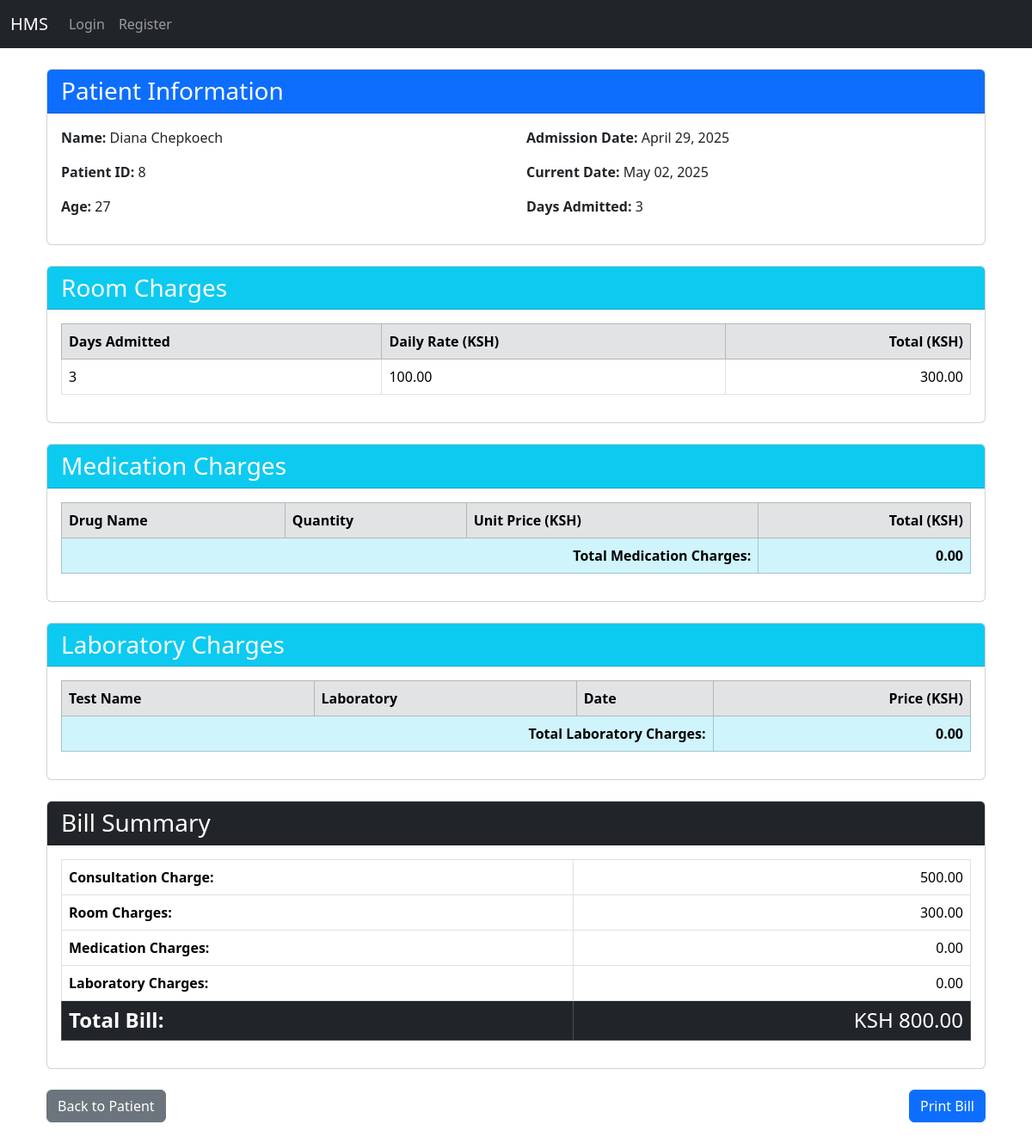
Before: /patients/billing/8/ with the older database file.
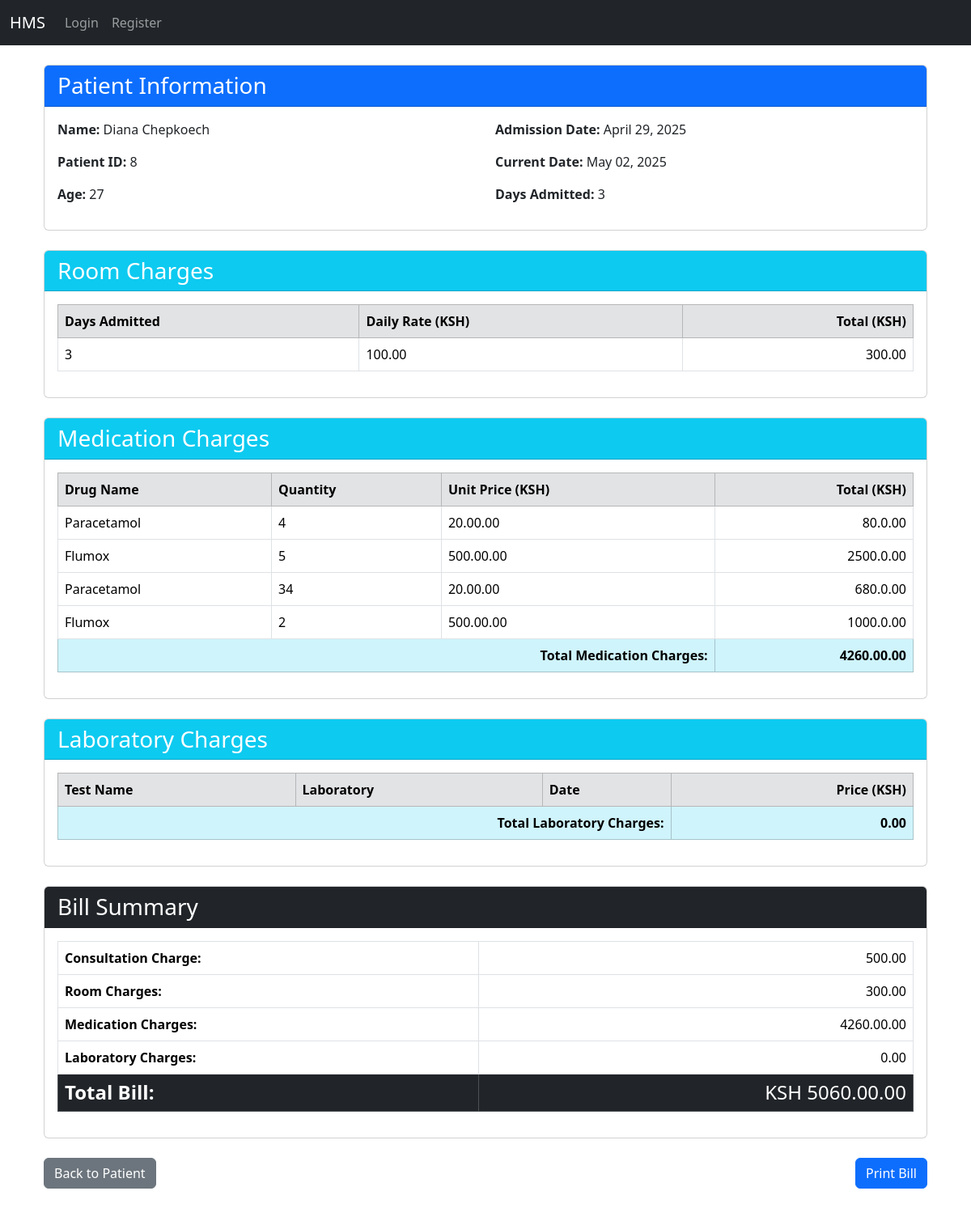
After: the same page with the newer database file.
### drugs/models.py (models this page shows, shortened)
class DrugIssue(models.Model):
    drug = models.ForeignKey(Drug, on_delete=models.CASCADE)
    patient = models.ForeignKey(Patient_register, on_delete=models.CASCADE)  # Foreign key to Patient_register
    quantity_issued = models.IntegerField()
    issue_date = models.DateField(auto_now_add=True)

class Drug(models.Model):
    name = models.CharField(max_length=100)
    quantity = models.IntegerField()
    expiry_date = models.DateField()
    price = models.DecimalField(max_digits=10, decimal_places=2)

### patients/views.py (the view)
# urls.py: path("billing/<int:id>/", views.billing, name="billing"),
def billing(request, id):
    try:
        patient = get_object_or_404(Patient_register, id=id)
        drug_issues = DrugIssue.objects.filter(patient=patient)
        lab_results = LabaratoryTestResult.objects.filter(patient=patient)
        if patient.is_discharged:
            messages.error(request, "Patient is already discharged and billed.")
            return redirect('pat_view', id=id)
        admission_date = patient.adm_date
        current_date = datetime.now().date()
        days_admitted = (current_date - admission_date).days or 1  # Minimum 1 day
        consultation_charge = 500
        daily_room_charge = 100
        total_room_charge = daily_room_charge * days_admitted
        medication_total = sum(
            issue.drug.price * issue.quantity_issued
            for issue in drug_issues
        )
        laboratory_total = sum(
            result.labaratory_test.test_price
            for result in lab_results
        )
        total_bill = {
            'consultation_charge': consultation_charge,
            'room_charge': total_room_charge,
            'medication_charge': medication_total,
            'laboratory_charge': laboratory_total,
            'days_admitted': days_admitted,
            'daily_room_rate': daily_room_charge,
            'total': consultation_charge + total_room_charge + medication_total + laboratory_total
        }
        context = {
            'patient': patient,
            'drug_issues': drug_issues,
            'lab_results': lab_results,
            'bill': total_bill,
            'admission_date': admission_date,
            'current_date': current_date,
        }
        return render(request, 'patients/billing.html', context)
    except Patient_register.DoesNotExist:
        messages.error(request, "Patient not found.")
        return redirect('all_patients')
    except Exception as e:
        messages.error(request, f"An error occurred: {str(e)}")
        return redirect('all_patients')

### patients/templatetags/custom_filters.py (called while the page is built)
@register.filter(name='multiply')
def multiply(value, arg):
    try:
        return float(value) * float(arg)
    except (ValueError, TypeError):
        return 0

### templates/patients/billing.html (shortened to what the changed rows need)
{% extends 'base.html' %}
{% load custom_filters %}
{% block content %}
<div class="container mt-4">
    <div class="card mb-4">
        <div class="card-body">
            <table class="table table-bordered">
                <thead class="table-secondary">
                    <tr>
                        <th>Days Admitted</th>
                        <th>Daily Rate (KSH)</th>
                        <th class="text-end">Total (KSH)</th>
                    </tr>
                </thead>
            </table>
        </div>
    </div>
    <div class="card mb-4">
        <div class="card-body">
            <div class="table-responsive">
                <table class="table table-bordered">
                    <thead class="table-secondary">
                        <tr>
                            <th>Drug Name</th>
                            <th>Quantity</th>
                            <th>Unit Price (KSH)</th>
                            <th class="text-end">Total (KSH)</th>
                        </tr>
                    </thead>
                    <tbody>
                        {% for issue in drug_issues %}
                        <tr>
                            <td>{{ issue.drug.name }}</td>
                            <td>{{ issue.quantity_issued }}</td>
                            <td>{{ issue.drug.price }}.00</td>
                            <td class="text-end">{{ issue.drug.price|multiply:issue.quantity_issued }}.00</td>
                        </tr>
                        {% endfor %}
                        <tr class="table-info">
                            <td class="text-end"><strong>{{ bill.medication_charge }}.00</strong></td>
                        </tr>
                    </tbody>
                </table>
            </div>
        </div>
    </div>
    <div class="card mb-4">
        <div class="card-body">
            <div class="table-responsive">
                <table class="table table-bordered">
                    <thead class="table-secondary">
                        <tr>
                            <th>Test Name</th>
                            <th>Laboratory</th>
                            <th>Date</th>
                            <th class="text-end">Price (KSH)</th>
                        </tr>
                    </thead>
                </table>
            </div>
        </div>
    </div>
    <div class="card mb-4">
        <div class="card-body">
            <table class="table table-bordered">
                <tbody>
                    <tr>
                        <td><strong>Medication Charges:</strong></td>
                        <td class="text-end">{{ bill.medication_charge }}.00</td>
                    </tr>
                    <tr class="table-dark">
                        <td class="text-end"><h4 class="mb-0">KSH {{ bill.total }}.00</h4></td>
                    </tr>
                </tbody>
            </table>
        </div>
    </div>
</div>
{% endblock %}

Changed rows visible on the page:
added DrugIssue: drug.name "Paracetamol", quantity_issued "4", drug.price "20.00", drug.price|multiply "80.0"
added DrugIssue: drug.name "Flumox", quantity_issued "5", drug.price "500.00", drug.price|multiply "2500.0"
added DrugIssue: drug.name "Paracetamol", quantity_issued "34", drug.price "20.00", drug.price|multiply "680.0"
added DrugIssue: drug.name "Flumox", quantity_issued "2", drug.price "500.00", drug.price|multiply "1000.0"
Other visible differences:
{{ bill.medication_charge }}: "0" → "4260.00"
{{ bill.total }}: "800" → "5060.00"
